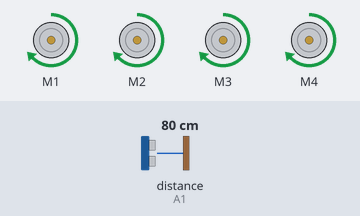
A sketch run on a simulated Arduino Uno, built with avr-gcc and run on an emulated ATmega328P. Parts: 4 × DC motor (green arrow = forward, orange = backward, longer = faster). The inputs (shaded band) are chosen by the test bench; at power-on: distance to the obstacle (sensor on A1) 80 cm. The echo pulse lasts 58.3 µs per cm.

Above: at 1.5 s.
1.6 s: distance to the obstacle (sensor on A1) set to 17 cm
3.1 s: distance to the obstacle (sensor on A1) set to 14 cm
At 4.9 s:
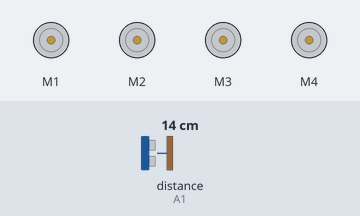
6.1 s: distance to the obstacle (sensor on A1) set to 18 cm
At 6.1 s:
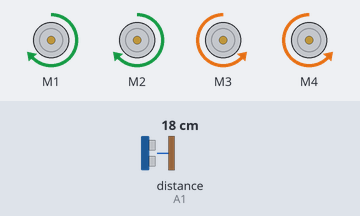
8.6 s: distance to the obstacle (sensor on A1) set to 2 cm
At 9.43 s:
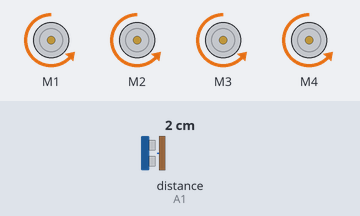
11.6 s: distance to the obstacle (sensor on A1) set to 35 cm
Timing chart, 0 to 14.6 s (numbered marks = the images above; inputs shaded):
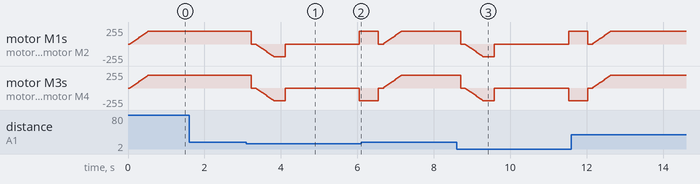

Measured:
- the behaviour switches between 16 and 15 cm on distance to the obstacle (sensor on A1) (found by bisection; images 0 and 1)
- after the input at 1.6 s, every drawn part: stays the same

The sketch:

carrinho.ino
```cpp
#include <AFMotor.h>
#include <NewPing.h>
#include <Servo.h>

#define TRIG_PIN A0
#define ECHO_PIN A1
#define MAX_DISTANCE 200
#define MAX_SPEED 190
#define MAX_SPEED_OFFSET 20

NewPing sonar(TRIG_PIN, ECHO_PIN, MAX_DISTANCE);

AF_DCMotor motor1(1, MOTOR12_1KHZ);
AF_DCMotor motor2(2, MOTOR12_1KHZ);
AF_DCMotor motor3(3, MOTOR34_1KHZ);
AF_DCMotor motor4(4, MOTOR34_1KHZ);
Servo servoMotor;

boolean IrEmFrente=false;
int distancia = 100;
int MudarVelocidade = 0;

void Setup() {

  servoMotor.attach(10);
  servoMotor.write(115);
  delay(2000);
  distancia = VerificarPing();
  delay(100);
  distancia = VerificarPing();
  delay(100);
  distancia = VerificarPing();
  delay(100);
  distancia = VerificarPing();
  delay(100);
}

void loop() {
 int distanciaR = 0;
 int distanciaL =  0;
 delay(40);

 if(distancia<=15)
 {
  moveStop();
  delay(100);
  MoverseParaTras();
  delay(300);
  moveStop();
  delay(200);
  distanciaR = OlharDireita();
  delay(200);
  distanciaL = OlharEsquerda();
  delay(200);

  if(distanciaR>=distanciaL)
  {
    VirarParaDireita();
    moveStop();
  }else
  {
    VirarParaSquerda();
    moveStop();
  }
 }else
 {
  MorverSeParaFrente();
 }
 distancia = VerificarPing();
}

int OlharDireita()
{
    servoMotor.write(50);
    delay(500);
    int distancia = VerificarPing();
    delay(100);
    servoMotor.write(115);
    return distancia;
}

int OlharEsquerda()
{
    servoMotor.write(170);
    delay(500);
    int distancia = VerificarPing();
    delay(100);
    servoMotor.write(115);
    return distancia;
    delay(100);
}

int VerificarPing() {
  delay(70);
  int cm = sonar.ping_cm();
  if(cm==0)
  {
    cm = 250;
  }
  return cm;
}

void moveStop() {
  motor1.run(RELEASE);
  motor2.run(RELEASE);
  motor3.run(RELEASE);
  motor4.run(RELEASE);
  }

void MorverSeParaFrente() {

 if(!IrEmFrente)
  {
    IrEmFrente=true;
    motor1.run(FORWARD);
    motor2.run(FORWARD);
    motor3.run(FORWARD);
    motor4.run(FORWARD);
   for (MudarVelocidade = 0; MudarVelocidade < MAX_SPEED; MudarVelocidade +=2)
   {
    motor1.setSpeed(MudarVelocidade);
    motor2.setSpeed(MudarVelocidade);
    motor3.setSpeed(MudarVelocidade);
    motor4.setSpeed(MudarVelocidade);
    delay(5);
   }
  }
}

void MoverseParaTras() {
    IrEmFrente=false;
    motor1.run(BACKWARD);
    motor2.run(BACKWARD);
    motor3.run(BACKWARD);
    motor4.run(BACKWARD);
  for (MudarVelocidade = 0; MudarVelocidade < MAX_SPEED; MudarVelocidade +=2)
  {
    motor1.setSpeed(MudarVelocidade);
    motor2.setSpeed(MudarVelocidade);
    motor3.setSpeed(MudarVelocidade);
    motor4.setSpeed(MudarVelocidade);
    delay(5);
  }
}

void VirarParaDireita() {
  motor1.run(FORWARD);
  motor2.run(FORWARD);
  motor3.run(BACKWARD);
  motor4.run(BACKWARD);
  delay(500);
  motor1.run(FORWARD);
  motor2.run(FORWARD);
  motor3.run(FORWARD);
  motor4.run(FORWARD);
}

void VirarParaSquerda() {
  motor1.run(BACKWARD);
  motor2.run(BACKWARD);
  motor3.run(FORWARD);
  motor4.run(FORWARD);
  delay(500);
  motor1.run(FORWARD);
  motor2.run(FORWARD);
  motor3.run(FORWARD);
  motor4.run(FORWARD);
}
```
